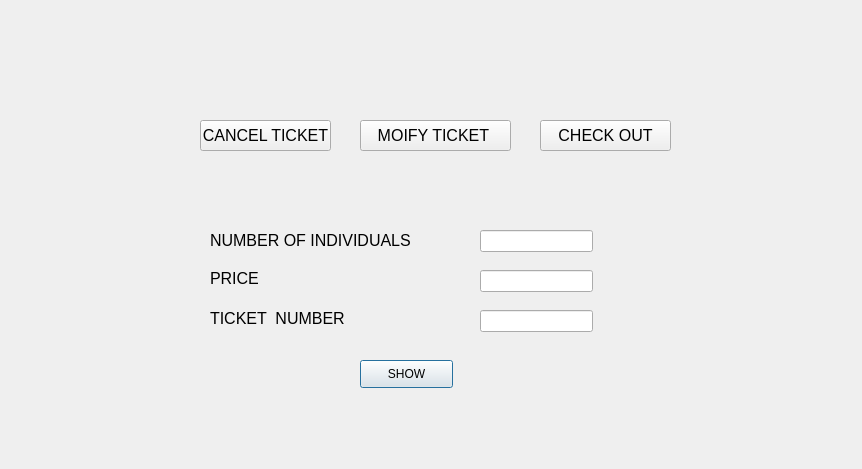
<?xml version="1.0" encoding="UTF-8"?>
<ui version="4.0">
 <class>ticket1</class>
 <widget class="QDialog" name="ticket1">
  <property name="geometry">
   <rect>
    <x>0</x>
    <y>0</y>
    <width>862</width>
    <height>469</height>
   </rect>
  </property>
  <property name="windowTitle">
   <string>Dialog</string>
  </property>
  <widget class="QPushButton" name="pushButton">
   <property name="geometry">
    <rect>
     <x>360</x>
     <y>360</y>
     <width>93</width>
     <height>28</height>
    </rect>
   </property>
   <property name="text">
    <string>SHOW</string>
   </property>
  </widget>
  <widget class="QLabel" name="label">
   <property name="geometry">
    <rect>
     <x>210</x>
     <y>230</y>
     <width>211</width>
     <height>20</height>
    </rect>
   </property>
   <property name="font">
    <font>
     <pointsize>12</pointsize>
    </font>
   </property>
   <property name="text">
    <string>NUMBER OF INDIVIDUALS </string>
   </property>
  </widget>
  <widget class="QLineEdit" name="lineEdit_3">
   <property name="geometry">
    <rect>
     <x>480</x>
     <y>310</y>
     <width>113</width>
     <height>22</height>
    </rect>
   </property>
  </widget>
  <widget class="QPushButton" name="pushButton_3">
   <property name="geometry">
    <rect>
     <x>360</x>
     <y>120</y>
     <width>151</width>
     <height>31</height>
    </rect>
   </property>
   <property name="font">
    <font>
     <pointsize>12</pointsize>
    </font>
   </property>
   <property name="text">
    <string>MOIFY TICKET </string>
   </property>
  </widget>
  <widget class="QLabel" name="label_2">
   <property name="geometry">
    <rect>
     <x>210</x>
     <y>270</y>
     <width>55</width>
     <height>16</height>
    </rect>
   </property>
   <property name="font">
    <font>
     <pointsize>12</pointsize>
    </font>
   </property>
   <property name="text">
    <string>PRICE</string>
   </property>
  </widget>
  <widget class="QPushButton" name="pushButton_2">
   <property name="geometry">
    <rect>
     <x>200</x>
     <y>120</y>
     <width>131</width>
     <height>31</height>
    </rect>
   </property>
   <property name="font">
    <font>
     <pointsize>12</pointsize>
    </font>
   </property>
   <property name="text">
    <string>CANCEL TICKET</string>
   </property>
  </widget>
  <widget class="QLabel" name="label_3">
   <property name="geometry">
    <rect>
     <x>210</x>
     <y>310</y>
     <width>151</width>
     <height>16</height>
    </rect>
   </property>
   <property name="font">
    <font>
     <pointsize>12</pointsize>
    </font>
   </property>
   <property name="text">
    <string>TICKET  NUMBER</string>
   </property>
  </widget>
  <widget class="QLineEdit" name="lineEdit_2">
   <property name="geometry">
    <rect>
     <x>480</x>
     <y>270</y>
     <width>113</width>
     <height>22</height>
    </rect>
   </property>
  </widget>
  <widget class="QLineEdit" name="lineEdit">
   <property name="geometry">
    <rect>
     <x>480</x>
     <y>230</y>
     <width>113</width>
     <height>22</height>
    </rect>
   </property>
  </widget>
  <widget class="QPushButton" name="pushButton_4">
   <property name="geometry">
    <rect>
     <x>540</x>
     <y>120</y>
     <width>131</width>
     <height>31</height>
    </rect>
   </property>
   <property name="font">
    <font>
     <pointsize>12</pointsize>
    </font>
   </property>
   <property name="text">
    <string>CHECK OUT</string>
   </property>
  </widget>
 </widget>
 <resources/>
 <connections/>
</ui>
